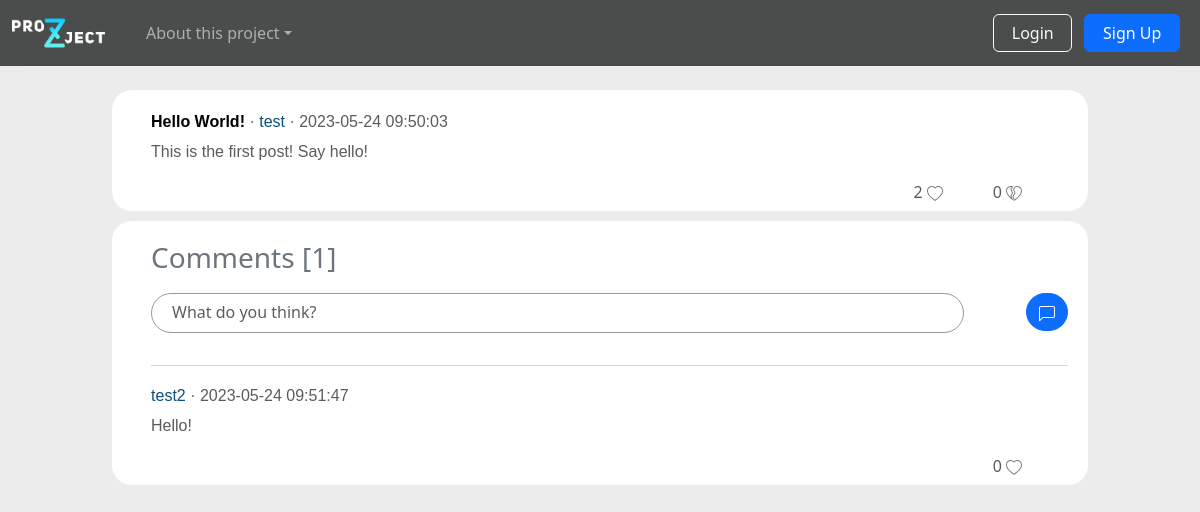
The app's page /comments/1 with its own data.
### website/models.py (models this page shows, shortened)
class Post(db.Model):
    id = db.Column(db.Integer, primary_key = True)
    title = db.Column(db.String(1000))
    content = db.Column(db.String(1000))
    date_created = db.Column(db.DateTime(timezone = True), default = func.now())
    user_of_post = db.Column(db.Integer, db.ForeignKey('user.id'), nullable = False)
    comments = db.relationship('Comment', backref = 'post', passive_deletes = True)
    likes = db.relationship('Like', backref = 'post', passive_deletes = True, lazy = 'select')
    dislikes = db.relationship('Dislike', backref = 'post', passive_deletes = True, lazy = 'select')

class User(UserMixin, db.Model):
    id = db.Column(db.Integer, primary_key = True)
    username = db.Column(db.String(100), unique = True)
    password = db.Column(db.String(100))
    posts = db.relationship('Post', backref = 'user', passive_deletes = True)
    comments = db.relationship('Comment', backref = 'user', passive_deletes = True)
    likes = db.relationship('Like', backref = 'user', passive_deletes = True)
    dislikes = db.relationship('Dislike', backref = 'user', passive_deletes = True)
    followed = db.relationship(
        'User', secondary = 'followers',
        primaryjoin = (followers.c.follower_id == id),
        secondaryjoin = (followers.c.followed_id == id),
        backref = db.backref('followers', lazy = 'dynamic'), lazy = 'dynamic')

class Comment(db.Model):
    id = db.Column(db.Integer, primary_key = True)
    post_of_comment = db.Column(db.Integer, db.ForeignKey('post.id', ondelete='CASCADE'), nullable = False)
    user_of_comment = db.Column(db.Integer, db.ForeignKey('user.id', ondelete='CASCADE'), nullable = False)
    date_created = db.Column(db.DateTime(timezone = True), default = func.now())
    content = db.Column(db.String(1000))
    likes = db.relationship('Like', backref = 'comment', passive_deletes = True, lazy = 'select')
    dislikes = db.relationship('Dislike', backref = 'comment', passive_deletes = True, lazy = 'select')

### website/views.py (the view)
@views.route('/comments/<id>', methods = ['GET', 'POST'])
def create_comment(id):
    post = Post.query.filter_by(id = id).first()
    if not post:
        flash('Post does not exist!', 'error')
    if request.method == 'POST':
        content = request.form.get('content')
        comment = Comment(content = content, post_of_comment = id, user_of_comment = current_user.id)
        db.session.add(comment)
        db.session.commit()
    return render_template('comments.html', user = current_user, post = post)

### website/templates/comments.html (shortened to what this page needs)
{% extends 'posts_template.html' %}
{% block content %}
<br/>
<div class="container text-body-secondary container-flex">
    <div class="post-bg">
        <div class="row colstyle">
            <div class="col-10 colstyle">
                <div>
                <p class="title">
                    <span style="color: black;"><b>{{ post.title }}</b> </span>
                     · <a href="/{{ post.user.username }}" style="text-decoration: none; color: rgb(10, 77, 125)">{{ post.user.username }}</a> · {{ post.date_created }}</span></p>
                </div>
            </div>
            <div class="col-2 colstyle" style="text-align: right;">
            </div>
        </div>
        <p class="title">{{ post.content }}</p>
        <div style="text-align: right">
            {{ post.likes | length }}
                <a href="/like-post/{{ post.id }}"  class="icons">
                </a>
                {{ post.dislikes | length }}
                <a href="/dislike-post/{{ post.id }}" class="icons">
                </a>
        </div>
    </div>
</div>
<div class="container text-body-secondary container-flex">
    <div class="post-bg">
        <h3 class="text-secondary" style="margin-bottom: 2%;">Comments [{{ post.comments | length }}]</h3>
        <form method="POST">
            <div type="form-floating">
                <div class="row">
                    <div class="col-10" style="text-align:left;">
                        <textarea maxlength="120" placeholder="What do you think?" id="my-textarea" class="comments-input form-control"" name="content"></textarea>
                    </div>
                    <div class="col-2" style="text-align:right;">
                        <button class="btn btn-primary" type="submit" style="border-radius: 40px;">
                        </button>
                    </div>
                </div>
            </div>
        </form>
    <br/>
    {% for comment in post.comments | reverse %}
    <hr class="my-2" style="padding-bottom:10px;">
        <div class="row colstyle">
            <div class="col-10 colstyle">
                <div>
                <p class="title">
                    <a href="{{ comment.user.username }}" style="text-decoration: none; color: rgb(10, 77, 125)">{{comment.user.username}}</a> · {{comment.date_created}}</span></p>
                </div>
            </div>
            <div class="col-2 colstyle" style="text-align: right;">
            </div>
        </div>
        <p class="title">{{ comment.content }}</p>
        <div style="text-align: right">
            {{ comment.likes | length }}
            <a href="/like-comment/{{ comment.id }}"  class="icons">
            </a>
        </div>
        {% endfor %}
    </div>
</div>
{% endblock %}

### website/templates/posts_template.html (style rules this page uses)
body { background-color: #edecec; }
.post-bg { margin-inline: auto; background-color: white; padding-top: 20px; padding-bottom: 7px; padding-right: 20px; padding-left:4%; border-radius: 20px; margin-bottom: 10px; width: 100%; }
.container { display: flex; flex-direction: row; max-width: 1000px; }
.title { font-family:'Trebuchet MS', 'Lucida Sans Unicode', 'Lucida Grande', 'Lucida Sans', Arial, sans-serif; font-size: medium; }
.icons { margin-right: 5%; color: grey; text-decoration: none; align-self: right; }
.colstyle { align-items: left; margin-bottom: -5px; }
.comments-input { height: 40px; width: 107%; resize: none; border-color: #999; border-radius: 20px; align-self: center; top: 50%; padding-left: 20px; }

### records on screen
Post: title "Hello World!", date_created "2023-05-24 09:50:03", content "This is the first post! Say hello!"
User: user.username "test"
Comment: user.username "test2", date_created "2023-05-24 09:51:47", content "Hello!", likes|length "0"

### other values on screen
{{ post.likes | length }} "2"
{{ post.dislikes | length }} "0"
{{ post.comments | length }} "1"
